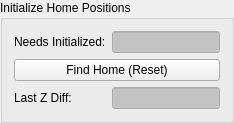
       <widget class="QGroupBox" name="groupBox_6">
        <property name="toolTip">
         <string>Initialize the printer.</string>
        </property>
        <property name="title">
         <string>Initialize Home Positions</string>
        </property>
        <layout class="QGridLayout" name="gridLayout_13">
         <item row="0" column="0">
          <widget class="QLabel" name="label_27">
           <property name="sizePolicy">
            <sizepolicy hsizetype="Preferred" vsizetype="Preferred">
             <horstretch>0</horstretch>
             <verstretch>0</verstretch>
            </sizepolicy>
           </property>
           <property name="text">
            <string>Needs Initialized:</string>
           </property>
          </widget>
         </item>
         <item row="0" column="1">
          <widget class="QLineEdit" name="lineEditNeedsInit">
           <property name="sizePolicy">
            <sizepolicy hsizetype="Preferred" vsizetype="Fixed">
             <horstretch>0</horstretch>
             <verstretch>0</verstretch>
            </sizepolicy>
           </property>
           <property name="palette">
            <palette>
             <active>
              <colorrole role="Text">
               <brush brushstyle="SolidPattern">
                <color alpha="255">
                 <red>0</red>
                 <green>0</green>
                 <blue>127</blue>
                </color>
               </brush>
              </colorrole>
              <colorrole role="Base">
               <brush brushstyle="SolidPattern">
                <color alpha="255">
                 <red>195</red>
                 <green>195</green>
                 <blue>195</blue>
                </color>
               </brush>
              </colorrole>
             </active>
             <inactive>
              <colorrole role="Text">
               <brush brushstyle="SolidPattern">
                <color alpha="255">
                 <red>0</red>
                 <green>0</green>
                 <blue>127</blue>
                </color>
               </brush>
              </colorrole>
              <colorrole role="Base">
               <brush brushstyle="SolidPattern">
                <color alpha="255">
                 <red>195</red>
                 <green>195</green>
                 <blue>195</blue>
                </color>
               </brush>
              </colorrole>
             </inactive>
             <disabled>
              <colorrole role="Text">
               <brush brushstyle="SolidPattern">
                <color alpha="255">
                 <red>120</red>
                 <green>120</green>
                 <blue>120</blue>
                </color>
               </brush>
              </colorrole>
              <colorrole role="Base">
               <brush brushstyle="SolidPattern">
                <color alpha="255">
                 <red>240</red>
                 <green>240</green>
                 <blue>240</blue>
                </color>
               </brush>
              </colorrole>
             </disabled>
            </palette>
           </property>
           <property name="toolTip">
            <string>Printer Initialization status.</string>
           </property>
           <property name="whatsThis">
            <string>Printer Initialization status.  After turning on the printer, it must seek and find the optical &quot;home&quot; switches before printing.  This requires movement of the components and disables communications during the process.</string>
           </property>
           <property name="readOnly">
            <bool>true</bool>
           </property>
          </widget>
         </item>
         <item row="2" column="0">
          <widget class="QLabel" name="label_26">
           <property name="sizePolicy">
            <sizepolicy hsizetype="Preferred" vsizetype="Preferred">
             <horstretch>0</horstretch>
             <verstretch>0</verstretch>
            </sizepolicy>
           </property>
           <property name="text">
            <string>Last Z Diff:</string>
           </property>
          </widget>
         </item>
         <item row="2" column="1">
          <widget class="QLineEdit" name="lineEditZDiff">
           <property name="sizePolicy">
            <sizepolicy hsizetype="Preferred" vsizetype="Fixed">
             <horstretch>0</horstretch>
             <verstretch>0</verstretch>
            </sizepolicy>
           </property>
           <property name="maximumSize">
            <size>
             <width>16777215</width>
             <height>16777215</height>
            </size>
           </property>
           <property name="palette">
            <palette>
             <active>
              <colorrole role="Text">
               <brush brushstyle="SolidPattern">
                <color alpha="255">
                 <red>0</red>
                 <green>0</green>
                 <blue>127</blue>
                </color>
               </brush>
              </colorrole>
              <colorrole role="Base">
               <brush brushstyle="SolidPattern">
                <color alpha="255">
                 <red>195</red>
                 <green>195</green>
                 <blue>195</blue>
                </color>
               </brush>
              </colorrole>
             </active>
             <inactive>
              <colorrole role="Text">
               <brush brushstyle="SolidPattern">
                <color alpha="255">
                 <red>0</red>
                 <green>0</green>
                 <blue>127</blue>
                </color>
               </brush>
              </colorrole>
              <colorrole role="Base">
               <brush brushstyle="SolidPattern">
                <color alpha="255">
                 <red>195</red>
                 <green>195</green>
                 <blue>195</blue>
                </color>
               </brush>
              </colorrole>
             </inactive>
             <disabled>
              <colorrole role="Text">
               <brush brushstyle="SolidPattern">
                <color alpha="255">
                 <red>120</red>
                 <green>120</green>
                 <blue>120</blue>
                </color>
               </brush>
              </colorrole>
              <colorrole role="Base">
               <brush brushstyle="SolidPattern">
                <color alpha="255">
                 <red>240</red>
                 <green>240</green>
                 <blue>240</blue>
                </color>
               </brush>
              </colorrole>
             </disabled>
            </palette>
           </property>
           <property name="toolTip">
            <string>After the first Reset, subsequent resets report difference (in Printer Units) between expected home and found home locations.</string>
           </property>
           <property name="whatsThis">
            <string>After the first Reset, subsequent resets report difference (in Printer Units) between expected home and found home locations.  If this difference is large (&gt;+/- 3) it can indicate that the Z axis is sticking and may need lubricated.</string>
           </property>
           <property name="readOnly">
            <bool>true</bool>
           </property>
          </widget>
         </item>
         <item row="1" column="0" colspan="2">
          <widget class="QPushButton" name="pushButtonCmdReset">
           <property name="sizePolicy">
            <sizepolicy hsizetype="Minimum" vsizetype="Fixed">
             <horstretch>0</horstretch>
             <verstretch>0</verstretch>
            </sizepolicy>
           </property>
           <property name="toolTip">
            <string>Move printer components to &quot;home&quot; positions.</string>
           </property>
           <property name="whatsThis">
            <string>Initiates the &quot;seek and find&quot; process.  This requires movement of the components and disables communications during the process.</string>
           </property>
           <property name="text">
            <string>Find Home (Reset)</string>
           </property>
          </widget>
         </item>
        </layout>
       </widget>
